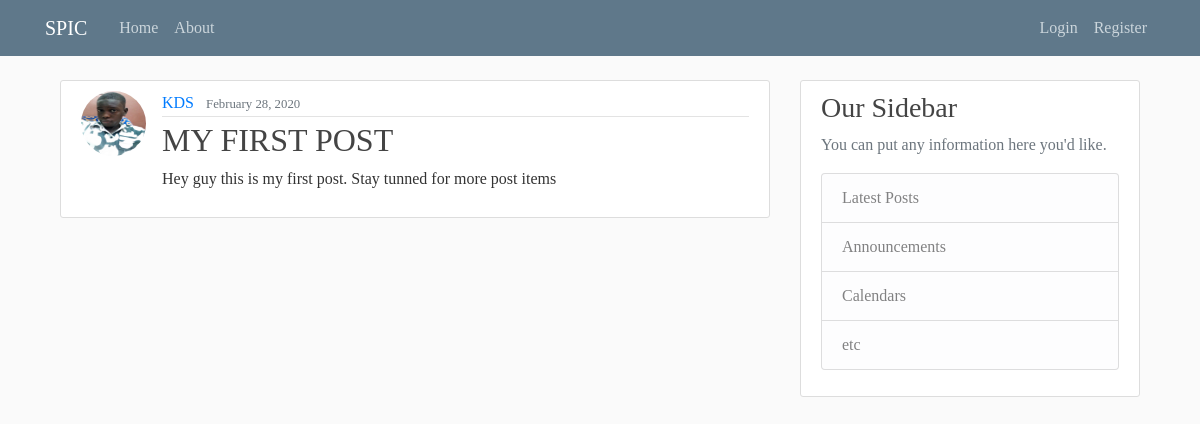
The app's page /, older data.
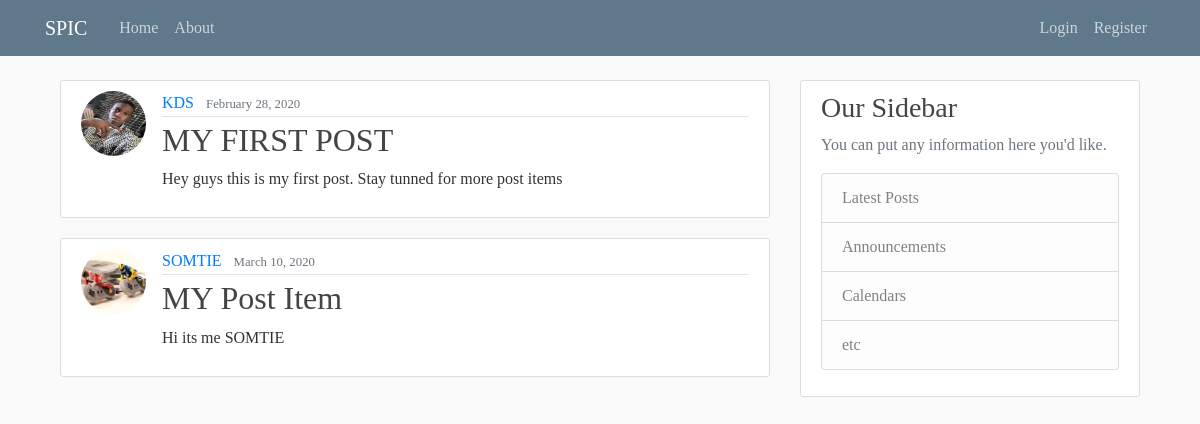
The same page, newer data.
### blog/models.py (models this page shows, shortened)
class PostItems(models.Model):
    title = models.CharField(max_length=100)
    content = models.TextField()
    date_posted = models.DateTimeField(default=timezone.now)
    author = models.ForeignKey(User, on_delete=models.CASCADE)

### user/models.py (models this page shows, shortened)
class Profile(models.Model):
    user = models.OneToOneField(User, on_delete=models.CASCADE)
    image = models.ImageField(default='default.jpg', upload_to='profile_pics')

### blog/views.py (the view)
# urls.py: path('', blogV.index, name='index'),
def index(request):
    context = {
        'posts': PostItems.objects.all()
    }
    return render(request, 'blog/index.html', context)

### blog/templates/blog/index.html
{% extends "blog/base.html" %}
{% block content %}
    {% for post in posts %}
        <article class="media content-section">
          <img class="rounded-circle article-img" src="{{ post.author.profile.image.url }}">
          <div class="media-body">
            <div class="article-metadata">
              <a class="mr-2" href="#">{{ post.author }}</a>
              <small class="text-muted">{{ post.date_posted|date:"F d, Y" }}</small>
            </div>
            <h2><a class="article-title" href="#">{{ post.title }}</a></h2>
            <p class="article-content">{{ post.content }}</p>
          </div>
        </article>
    {% endfor %}
{% endblock content %}

### blog/templates/blog/base.html (shortened to what this page needs)
{% load static %}
<!DOCTYPE html>
<html>
<head>
    <link rel="stylesheet" href="https://maxcdn.bootstrapcdn.com/bootstrap/4.0.0/css/bootstrap.min.css">
    <link rel="stylesheet" type="text/css" href="{% static 'blog/main.css' %}">
</head>
<body>
    <header class="site-header">
      <nav class="navbar navbar-expand-md navbar-dark bg-steel fixed-top">
        <div class="container">
          <a class="navbar-brand mr-4" href="{% url 'index' %}">SPIC</a>
          <div class="collapse navbar-collapse" id="navbarToggle">
            <div class="navbar-nav mr-auto">
              <a class="nav-item nav-link" href="#">Home</a>
              <a class="nav-item nav-link" href="#">About</a>
            </div>
            <div class="navbar-nav">
              {% if user.is_authenticated %}
                <a class="nav-item nav-link" href="{% url 'profile' %}">Profile</a>
                <a class="nav-item nav-link" href="{% url 'logout' %}">Logout</a>
              {% else %}
                <a class="nav-item nav-link" href="{% url 'login' %}">Login</a>
                <a class="nav-item nav-link" href="{% url 'register' %}">Register</a>
              {% endif %}
            </div>
          </div>
        </div>
      </nav>
    </header>
    <div class="container">
      <main role="main" class="container">
        <div class="row">
          <div class="col-md-8">
            {% block content %}{% endblock %}
          </div>
          <div class="col-md-4">
            <div class="content-section">
              <h3>Our Sidebar</h3>
              <p class='text-muted'>You can put any information here you'd like.
                <ul class="list-group">
                  <li class="list-group-item list-group-item-light">Latest Posts</li>
                  <li class="list-group-item list-group-item-light">Announcements</li>
                  <li class="list-group-item list-group-item-light">Calendars</li>
                  <li class="list-group-item list-group-item-light">etc</li>
                </ul>
              </p>
            </div>
          </div>
        </div>
      </main>
    </div>
</body>
</html>

### blog/static/blog/main.css (style rules this page uses)
body { background: #fafafa; color: #333333; margin-top: 5rem; font-family: fantasy; }
h1, h2, h3, h4, h5, h6 { color: #444444; }
ul { margin: 0; }
.bg-steel { background-color: #5f788a; }
.site-header .navbar-nav .nav-link { color: #cbd5db; }
.content-section { background: #ffffff; padding: 10px 20px; border: 1px solid #dddddd; border-radius: 3px; margin-bottom: 20px; }
.article-title { color: #444444; }
.article-content { white-space: pre-line; }
.article-img { height: 65px; width: 65px; margin-right: 16px; }
.article-metadata { padding-bottom: 1px; margin-bottom: 4px; border-bottom: 1px solid #e3e3e3 }

Row changes from the older to the newer data that the page shows:
changed PostItems "MY FIRST POST": author.profile.image: a different picture; content "Hey guy this is my first post. Stay tunned for more post items" → "Hey guys this is my first post. Stay tunned for more post items"
added PostItems: author.profile.image (picture), author "SOMTIE", date_posted "March 10, 2020", title "MY Post Item", content "Hi its me SOMTIE"
